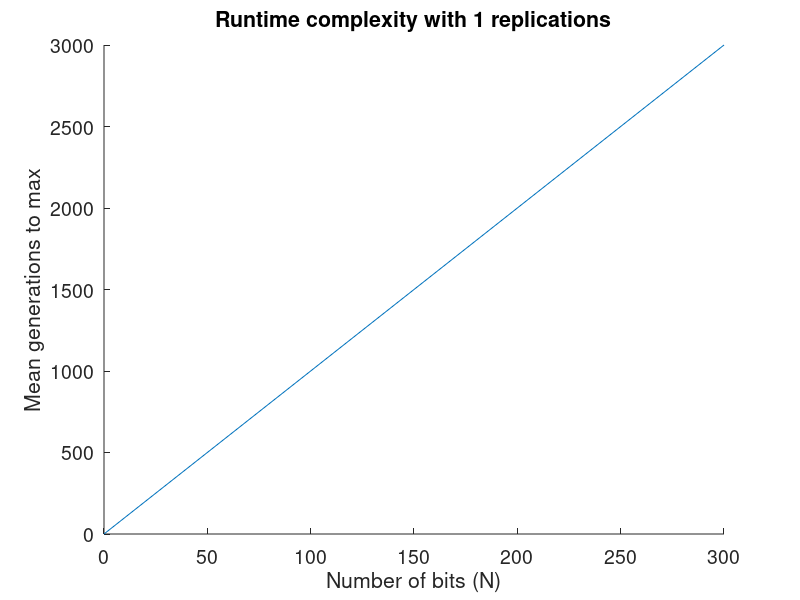

Reproduce this figure in MATLAB. (Note: this script raises an error after producing the figure.)
%%%%%%%%%%%%%%%%%%%%%%%%%%%%
% 2. b) Runtime complexity %
%%%%%%%%%%%%%%%%%%%%%%%%%%%%

set (0, "defaultaxesfontname", "Helvetica")
set (0, "defaultaxesfontsize", 14)
set (0, "defaulttextfontname", "Helvetica")
set (0, "defaulttextfontsize", 14) 

minDimensions = 10;
increment = 10;
maxDimensions = 300;

replications = 20;

generationsToMaxSum = sparse(maxDimensions, 1);
plotHandels = sparse(maxDimensions, 1);

figure();
hold on;
plot([0, maxDimensions], [0, maxDimensions * 10]);
ylabel("Mean generations to max");
xlabel("Number of bits (N)");
drawnow();

x = [];
y = []; 
z = 0;

for r = 1:replications
  title(["Runtime complexity with ", num2str(r), " replications"]);
  drawnow();
  
  %color(1:3) = 1 - 1 / replications * r;
  
  i = 1;
  for N = minDimensions:increment:maxDimensions
    yStart = RandomBinary(0.5, N);
    [~, ~, generationsToMax] = OnePlusOneESBinary(yStart, 1 / N);
    generationsToMaxSum(N) = generationsToMaxSum(N) +  generationsToMax;
    
    if (r > 1 && N > minDimensions) 
      %delete(plotHandels(N));
    endif
    %plotHandels(N) = plot(N, generationsToMaxSum(N) / r, "marker", "*", "color", color);
    
    x(i) = N;
    y(i) = generationsToMaxSum(N) / r;
    if (z)
      delete(prevHandle);
    end
    z = 1;
    prevHandle = plot(x, y);
    drawnow();
    i++;
  endfor
endfor
hold off;